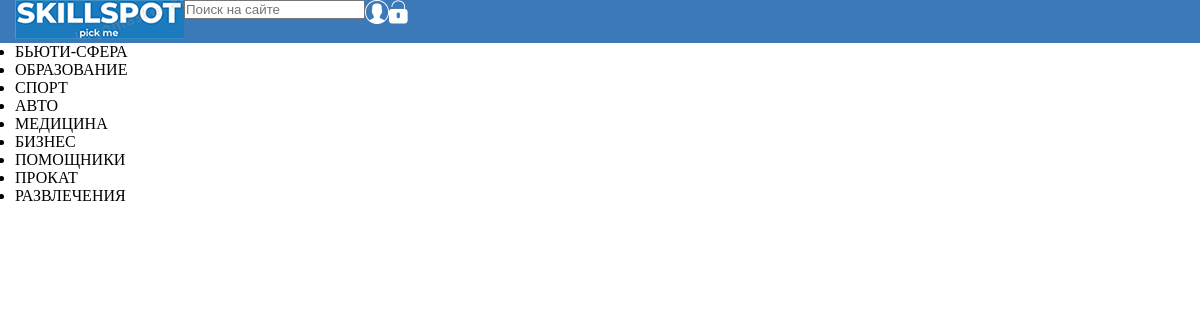
The page / on the database its author committed.
### tables this page shows
CREATE TABLE `categories` (
  `id` int(11) NOT NULL,
  `category` varchar(255) NOT NULL
);

### index.php (the view, shortened to what this page needs)
<?php
require_once 'bd.php';
$sql = 'SELECT * FROM categories';
$stmt = $pdo->prepare($sql);
$stmt->execute();
$categories = $stmt->fetchAll(PDO::FETCH_OBJ);
?>
<!doctype html>
<html lang="ru">
<head>
    <link rel="stylesheet" href="css/style.css">
</head>
<body>
<header>
    <div class="container">
        <div class="menu-logo">
            <img src="img/logo.png" alt="logo">
        </div>
        <div class="search">
            <input type="search" placeholder="Поиск на сайте">
        </div>
        <a href="#" class="profile"><img src="img/user.png" alt="Профиль"></a>
        <a href="#" class="auth"><img src="img/auth.png" alt="Автризация"></a>
    </div>
</header>
<section class="categories">
    <div class="container">
        <ul>
            <?php foreach($categories as $category): ?>
                <li class="category"><a><?= $category->category; ?></a></li>
            <?php endforeach; ?>
        </ul>
    </div>
</section>
</body>
</html>

### css/style.css (style rules this page uses)
* { padding: 0; margin: 0; }
.container { width: 1170px; margin: auto; display: flex; }
header { background-color: #3b79b8; }
.category { text-transform: uppercase; }

### rows shown on the page
categories: category "БЬЮТИ-СФЕРА"
categories: category "ОБРАЗОВАНИЕ"
categories: category "СПОРТ"
categories: category "АВТО"
categories: category "МЕДИЦИНА"
categories: category "БИЗНЕС"
categories: category "ПОМОЩНИКИ"
categories: category "ПРОКАТ"
categories: category "РАЗВЛЕЧЕНИЯ"
